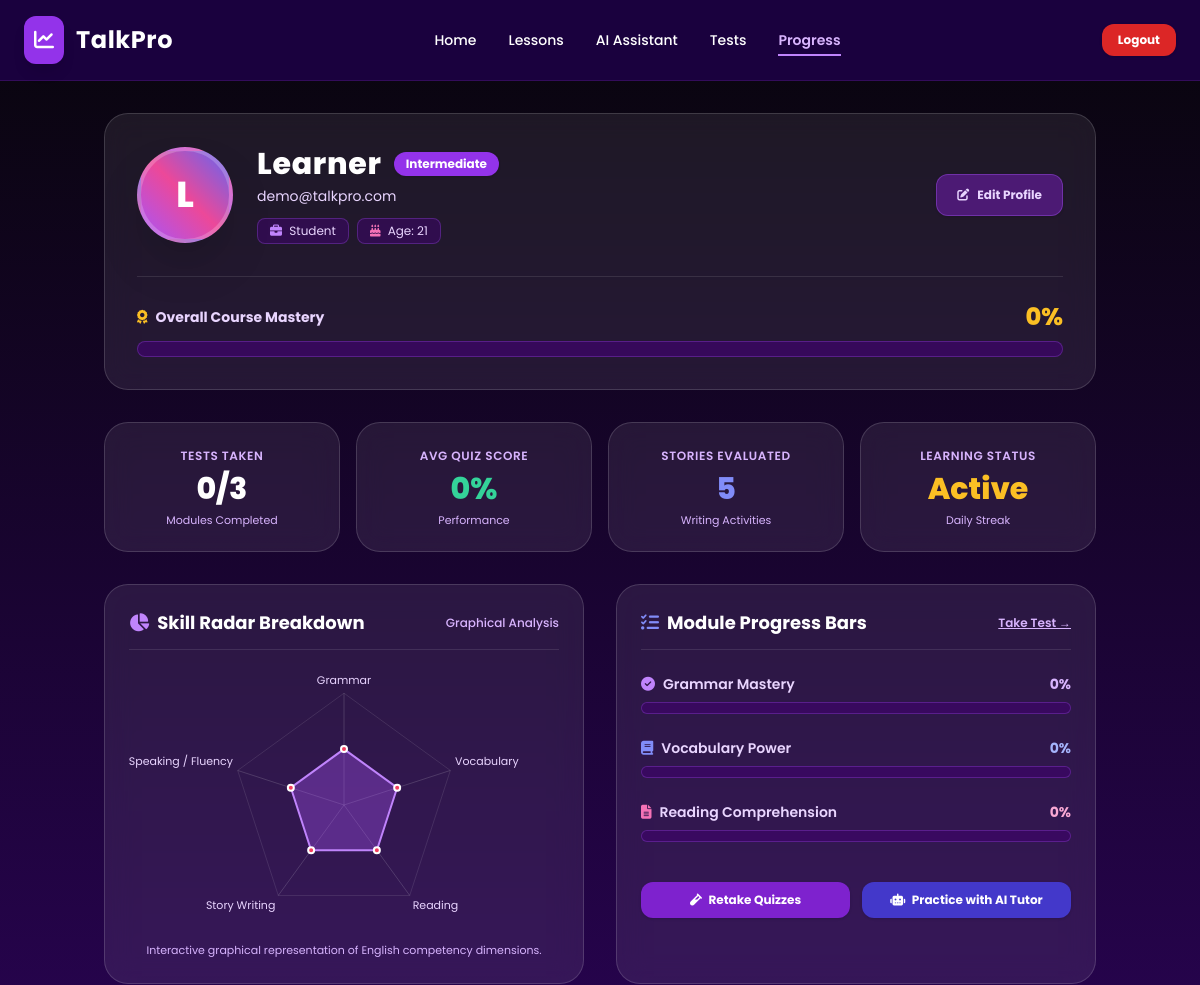
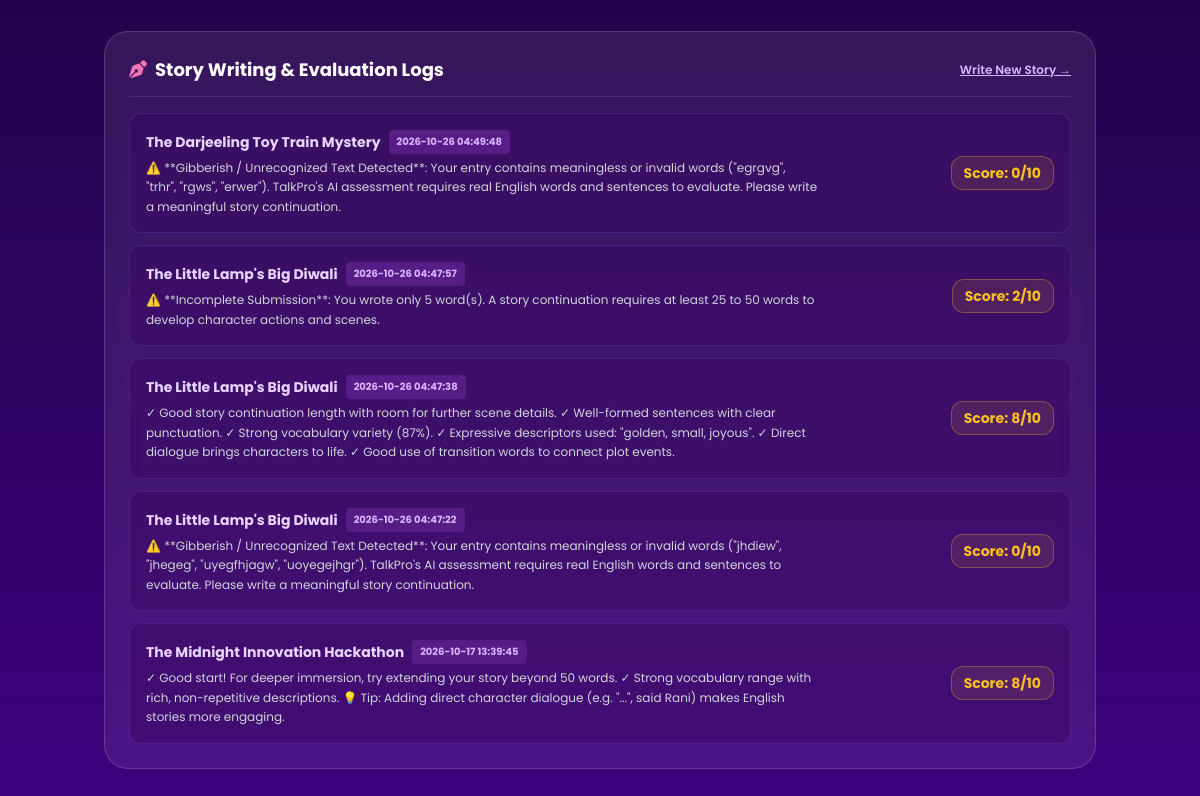
/profile, run on the app's committed database (2 pictures, top to bottom).
### tables this page shows
CREATE TABLE user_stories (
            id INTEGER PRIMARY KEY AUTOINCREMENT,
            user_email TEXT NOT NULL,
            story_title TEXT,
            story_content TEXT,
            score INTEGER,
            feedback TEXT,
            created_at TIMESTAMP DEFAULT CURRENT_TIMESTAMP
        );

### app.py (the view)
@app.route('/profile')
def profile():
    email = session.get('user_email')
    if not email:
        email = "demo@talkpro.com"
    conn = get_db()
    cursor = conn.cursor()
    cursor.execute("SELECT name, email, age, profession, english_level FROM users WHERE email = ?", (email,))
    user = cursor.fetchone()
    if not user:
        user = {
            "name": "Learner",
            "email": email,
            "age": 21,
            "profession": "Student",
            "english_level": "Intermediate"
        }
    cursor.execute("SELECT module, score FROM user_test WHERE user_email = ?", (email,))
    scores = cursor.fetchall()
    cursor.execute("SELECT story_title, score, feedback, created_at FROM user_stories WHERE user_email = ? ORDER BY id DESC LIMIT 5", (email,))
    recent_stories = cursor.fetchall()
    conn.close()
    module_progress = {row['module']: row['score'] for row in scores}
    for mod in ['grammar', 'vocabulary', 'reading']:
        if mod not in module_progress:
            module_progress[mod] = 0
    tests_taken = len([s for s in module_progress.values() if s > 0])
    overall_progress = sum(module_progress.values()) // 3 if module_progress else 0
    return render_template(
        "UserProfile.html",
        user=user,
        module_progress=module_progress,
        overall_progress=overall_progress,
        tests_taken=tests_taken,
        recent_stories=recent_stories
    )

### database.py (called while the page is built)
def dict_factory(cursor, row):
    d = {}
    for idx, col in enumerate(cursor.description):
        d[col[0]] = row[idx]
    return d

def get_db():
    conn = sqlite3.connect(DB_PATH)
    conn.row_factory = dict_factory
    return conn

### templates/UserProfile.html (shortened to what this page needs)
<!DOCTYPE html>
<html lang="en">
<head>
    <script src="https://cdn.tailwindcss.com"></script>
    <link rel="stylesheet" href="https://cdnjs.cloudflare.com/ajax/libs/font-awesome/6.4.2/css/all.min.css">
</head>
<body class="flex flex-col min-h-screen">
    <nav class="bg-[#1a013e] px-6 py-4 flex items-center justify-between border-b border-purple-900/40 sticky top-0 z-50">
        <div class="flex items-center gap-3">
            <div class="bg-purple-600 text-white font-bold p-2.5 rounded-xl shadow-lg">
                <i class="fa-solid fa-chart-line text-xl"></i>
            </div>
            <a href="/dashboard" class="text-2xl font-bold tracking-wide text-white">TalkPro</a>
        </div>
        <ul class="hidden md:flex items-center gap-8 font-medium text-sm">
            <li><a href="/dashboard" class="hover:text-purple-300 transition">Home</a></li>
            <li><a href="/lessons" class="hover:text-purple-300 transition">Lessons</a></li>
            <li><a href="/chat" class="hover:text-purple-300 transition">AI Assistant</a></li>
            <li><a href="/modules" class="hover:text-purple-300 transition">Tests</a></li>
            <li><a href="/profile" class="text-purple-300 font-semibold border-b-2 border-purple-400 pb-1">Progress</a></li>
        </ul>
        <div class="flex items-center gap-3">
            <a href="/logout" class="text-xs bg-red-600 hover:bg-red-700 text-white font-bold px-4 py-2 rounded-xl transition shadow">
                Logout
            </a>
        </div>
    </nav>
    <main class="flex-grow container mx-auto px-4 py-8 max-w-5xl space-y-8">
        <div class="glass-box p-8 relative overflow-hidden">
            <div class="flex flex-col md:flex-row items-center justify-between gap-6">
                <div class="flex flex-col md:flex-row items-center gap-6 text-center md:text-left">
                    <div class="w-24 h-24 bg-gradient-to-tr from-purple-500 via-pink-500 to-indigo-500 rounded-full flex items-center justify-center text-white text-4xl font-extrabold shadow-2xl border-4 border-white/20 shrink-0">
                        {{ user.get('name', 'Learner')[0] | upper }}
                    </div>
                    <div>
                        <div class="flex items-center gap-3 justify-center md:justify-start">
                            <h1 class="text-3xl font-extrabold text-white tracking-wide">{{ user.get('name', 'Learner') }}</h1>
                            <span class="text-xs font-bold px-3 py-1 rounded-full bg-purple-600 text-white shadow">
                                {{ user.get('english_level', 'Intermediate') }}
                            </span>
                        </div>
                        <p class="text-sm text-purple-200 mt-1">{{ user.get('email', '') }}</p>
                        <div class="mt-3 flex flex-wrap items-center gap-2 text-xs text-purple-200">
                            <span class="bg-purple-950/60 border border-purple-500/30 px-3 py-1 rounded-lg">
                                <i class="fa-solid fa-briefcase text-purple-400 mr-1"></i> {{ user.get('profession', 'Student') }}
                            </span>
                            <span class="bg-purple-950/60 border border-purple-500/30 px-3 py-1 rounded-lg">
                                <i class="fa-solid fa-cake-candles text-pink-400 mr-1"></i> Age: {{ user.get('age', 21) }}
                            </span>
                        </div>
                    </div>
                </div>
                <button onclick="toggleEditModal()" class="bg-purple-900/80 hover:bg-purple-800 text-purple-200 border border-purple-500/40 text-xs font-bold px-5 py-3 rounded-xl transition shadow flex items-center gap-2">
                    <i class="fa-solid fa-pen-to-square"></i> Edit Profile
                </button>
            </div>
            <div class="mt-8 pt-6 border-t border-white/10 space-y-2">
                <div class="flex items-center justify-between text-sm font-bold text-purple-200">
                    <span class="flex items-center gap-2">
                        <i class="fa-solid fa-award text-amber-400"></i> Overall Course Mastery
                    </span>
                    <span class="text-amber-400 text-2xl font-extrabold">{{ overall_progress }}%</span>
                </div>
                <div class="w-full bg-purple-950/80 h-4 rounded-full overflow-hidden border border-purple-500/30">
                </div>
            </div>
        </div>
        <div class="grid grid-cols-2 md:grid-cols-4 gap-4">
            <div class="glass-box p-5 text-center space-y-1">
                <span class="text-xs text-purple-300 font-semibold uppercase tracking-wider">Tests Taken</span>
                <div class="text-2xl md:text-3xl font-extrabold text-white">{{ tests_taken }}/3</div>
                <span class="text-[11px] text-purple-300">Modules Completed</span>
            </div>
            <div class="glass-box p-5 text-center space-y-1">
                <span class="text-xs text-purple-300 font-semibold uppercase tracking-wider">Avg Quiz Score</span>
                <div class="text-2xl md:text-3xl font-extrabold text-emerald-400">{{ overall_progress }}%</div>
                <span class="text-[11px] text-purple-300">Performance</span>
            </div>
            <div class="glass-box p-5 text-center space-y-1">
                <span class="text-xs text-purple-300 font-semibold uppercase tracking-wider">Stories Evaluated</span>
                <div class="text-2xl md:text-3xl font-extrabold text-indigo-400">{{ recent_stories | length }}</div>
                <span class="text-[11px] text-purple-300">Writing Activities</span>
            </div>
            <div class="glass-box p-5 text-center space-y-1">
                <span class="text-xs text-purple-300 font-semibold uppercase tracking-wider">Learning Status</span>
                <div class="text-2xl md:text-3xl font-extrabold text-amber-400">Active</div>
                <span class="text-[11px] text-purple-300">Daily Streak</span>
            </div>
        </div>
        <div class="grid grid-cols-1 md:grid-cols-2 gap-8">
            <div class="glass-box p-6 space-y-4 flex flex-col justify-between">
                <div class="flex items-center justify-between border-b border-white/10 pb-3">
                    <h2 class="text-lg font-bold text-white flex items-center gap-2">
                        <i class="fa-solid fa-chart-pie text-purple-400"></i> Skill Radar Breakdown
                    </h2>
                    <span class="text-xs text-purple-300 font-medium">Graphical Analysis</span>
                </div>
                <div class="relative w-full h-[260px] flex items-center justify-center">
                    <canvas id="skillsChart"></canvas>
                </div>
                <p class="text-[11px] text-purple-300 text-center">Interactive graphical representation of English competency dimensions.</p>
            </div>
            <div class="glass-box p-6 space-y-6">
                <div class="flex items-center justify-between border-b border-white/10 pb-3">
                    <h2 class="text-lg font-bold text-white flex items-center gap-2">
                        <i class="fa-solid fa-list-check text-indigo-400"></i> Module Progress Bars
                    </h2>
                    <a href="/modules" class="text-xs text-purple-300 hover:text-white font-semibold underline">Take Test →</a>
                </div>
                <div class="space-y-2">
                    <div class="flex items-center justify-between text-sm font-semibold">
                        <span class="text-purple-200 flex items-center gap-2">
                            <i class="fa-solid fa-check-circle text-purple-400"></i> Grammar Mastery
                        </span>
                        <span class="text-purple-300 font-bold">{{ module_progress.get('grammar', 0) }}%</span>
                    </div>
                    <div class="w-full bg-purple-950/80 h-3 rounded-full overflow-hidden border border-purple-500/30">
                    </div>
                </div>
                <div class="space-y-2">
                    <div class="flex items-center justify-between text-sm font-semibold">
                        <span class="text-purple-200 flex items-center gap-2">
                            <i class="fa-solid fa-book text-indigo-400"></i> Vocabulary Power
                        </span>
                        <span class="text-indigo-300 font-bold">{{ module_progress.get('vocabulary', 0) }}%</span>
                    </div>
                    <div class="w-full bg-purple-950/80 h-3 rounded-full overflow-hidden border border-purple-500/30">
                    </div>
                </div>
                <div class="space-y-2">
                    <div class="flex items-center justify-between text-sm font-semibold">
                        <span class="text-purple-200 flex items-center gap-2">
                            <i class="fa-solid fa-file-alt text-pink-400"></i> Reading Comprehension
                        </span>
                        <span class="text-pink-300 font-bold">{{ module_progress.get('reading', 0) }}%</span>
                    </div>
                    <div class="w-full bg-purple-950/80 h-3 rounded-full overflow-hidden border border-purple-500/30">
                    </div>
                </div>
                <div class="pt-4 flex items-center justify-between gap-3">
                    <a href="/modules" class="flex-1 text-center py-2.5 bg-purple-700 hover:bg-purple-800 text-white font-bold rounded-xl text-xs transition shadow">
                        <i class="fa-solid fa-vial mr-1"></i> Retake Quizzes
                    </a>
                    <a href="/chat" class="flex-1 text-center py-2.5 bg-indigo-700 hover:bg-indigo-800 text-white font-bold rounded-xl text-xs transition shadow">
                        <i class="fa-solid fa-robot mr-1"></i> Practice with AI Tutor
                    </a>
                </div>
            </div>
        </div>
        <div class="glass-box p-6 space-y-4">
            <div class="flex items-center justify-between border-b border-white/10 pb-3">
                <h2 class="text-lg font-bold text-white flex items-center gap-2">
                    <i class="fa-solid fa-pen-nib text-pink-400"></i> Story Writing & Evaluation Logs
                </h2>
                <a href="/story" class="text-xs text-purple-300 hover:text-white font-semibold underline">Write New Story →</a>
            </div>
            {% if recent_stories %}
            <div class="space-y-3">
                {% for st in recent_stories %}
                <div class="bg-purple-950/50 border border-purple-500/20 p-4 rounded-xl flex flex-col md:flex-row justify-between items-start md:items-center gap-3">
                    <div class="space-y-1">
                        <div class="font-bold text-sm text-purple-200 flex items-center gap-2">
                            <span>{{ st['story_title'] }}</span>
                            <span class="text-[10px] bg-purple-900 px-2 py-0.5 rounded text-purple-300">{{ st['created_at'] }}</span>
                        </div>
                        <p class="text-xs text-gray-300 leading-relaxed max-w-2xl">{{ st['feedback'] }}</p>
                    </div>
                    <div class="shrink-0 bg-amber-400/10 border border-amber-400/30 px-3 py-1.5 rounded-xl text-amber-400 text-sm font-bold">
                        Score: {{ st['score'] }}/10
                    </div>
                </div>
                {% endfor %}
            </div>
            {% endif %}
        </div>
    </main>
    <script>
        function toggleEditModal() {
            document.getElementById('editModal').classList.toggle('hidden');
        }
        // Initialize Chart.js Radar Chart
        document.addEventListener('DOMContentLoaded', function () {
            const ctx = document.getElementById('skillsChart').getContext('2d');
            const grammarScore = {{ module_progress.get('grammar', 0) }};
            const vocabScore = {{ module_progress.get('vocabulary', 0) }};
            const readingScore = {{ module_progress.get('reading', 0) }};
            const writingScore = {{ (recent_stories[0]['score'] * 10) if recent_stories else 75 }};
            const fluencyScore = Math.round((grammarScore + vocabScore + readingScore + writingScore) / 4);
            new Chart(ctx, {
                type: 'radar',
                data: {
                    labels: ['Grammar', 'Vocabulary', 'Reading', 'Story Writing', 'Speaking / Fluency'],
                    datasets: [{
                        label: 'Competency %',
                        data: [grammarScore, vocabScore, readingScore, writingScore, fluencyScore],
                        backgroundColor: 'rgba(168, 85, 247, 0.35)',
                        borderColor: '#c084fc',
                        pointBackgroundColor: '#f43f5e',
                        pointBorderColor: '#ffffff',
                        pointHoverBackgroundColor: '#ffffff',
                        pointHoverBorderColor: '#f43f5e',
                        borderWidth: 2
                    }]
                },
                options: {
                    responsive: true,
                    maintainAspectRatio: false,
                    scales: {
                        r: {
                            angleLines: { color: 'rgba(255, 255, 255, 0.15)' },
                            grid: { color: 'rgba(255, 255, 255, 0.1)' },
                            pointLabels: {
                                color: '#e9d5ff',
                                font: { size: 11, family: 'Poppins' }
                            },
                            ticks: {
                                display: false,
                                min: 0,
                                max: 100,
                                stepSize: 20
                            }
                        }
                    },
                    plugins: {
                        legend: { display: false }
                    }
                }
            });
        });
    </script>
</body>
</html>

### templates/UserProfile.html (style rules this page uses)
body { font-family: 'Poppins', sans-serif; background: linear-gradient(to bottom, #08050c, #3d027e); color: white; min-height: 100vh; }
.glass-box { background: rgba(255, 255, 255, 0.08); backdrop-filter: blur(14px); border: 1px solid rgba(255, 255, 255, 0.15); border-radius: 24px; }

### data on the page
user_stories: story_title "The Darjeeling Toy Train Mystery", created_at "2026-10-26 04:49:48", feedback "⚠️ **Gibberish / Unrecognized Text Detected**: Your entry contains meaningless or invalid words (\"egrgvg\", \"trhr\", \"rgws\", \"erwer\"). TalkPro's AI assessment requires real English words and sentences to evaluate. Please write a meaningful story continuation.", score "0"
user_stories: story_title "The Little Lamp's Big Diwali", created_at "2026-10-26 04:47:57", feedback "⚠️ **Incomplete Submission**: You wrote only 5 word(s). A story continuation requires at least 25 to 50 words to develop character actions and scenes.", score "2"
user_stories: story_title "The Little Lamp's Big Diwali", created_at "2026-10-26 04:47:38", feedback "✓ Good story continuation length with room for further scene details. ✓ Well-formed sentences with clear punctuation. ✓ Strong vocabulary variety (87%). ✓ Expressive descriptors used: \"golden, small, joyous\". ✓ Direct dialogue brings characters to life. ✓ Good use of transition words to connect plot events.", score "8"
user_stories: story_title "The Little Lamp's Big Diwali", created_at "2026-10-26 04:47:22", feedback "⚠️ **Gibberish / Unrecognized Text Detected**: Your entry contains meaningless or invalid words (\"jhdiew\", \"jhegeg\", \"uyegfhjagw\", \"uoyegejhgr\"). TalkPro's AI assessment requires real English words and sentences to evaluate. Please write a meaningful story continuation.", score "0"
user_stories: story_title "The Midnight Innovation Hackathon", created_at "2026-10-17 13:39:45", feedback "✓ Good start! For deeper immersion, try extending your story beyond 50 words. ✓ Strong vocabulary range with rich, non-repetitive descriptions. 💡 Tip: Adding direct character dialogue (e.g. \"...\", said Rani) makes English stories more engaging.", score "8"

### other printed values
{{ user.get('name', 'Learner')[0] | upper }} "L"
{{ user.get('name', 'Learner') }} "Learner"
{{ user.get('english_level', 'Intermediate') }} "Intermediate"
{{ user.get('email', '') }} "demo@talkpro.com"
{{ user.get('profession', 'Student') }} "Student"
{{ user.get('age', 21) }} "21"
{{ overall_progress }} "0"
{{ tests_taken }} "0"
{{ recent_stories | length }} "5"
{{ module_progress.get('grammar', 0) }} "0"
{{ module_progress.get('vocabulary', 0) }} "0"
{{ module_progress.get('reading', 0) }} "0"
chart data {{ module_progress.get('grammar', 0) }} 0
chart data {{ module_progress.get('vocabulary', 0) }} 0
chart data {{ module_progress.get('reading', 0) }} 0
